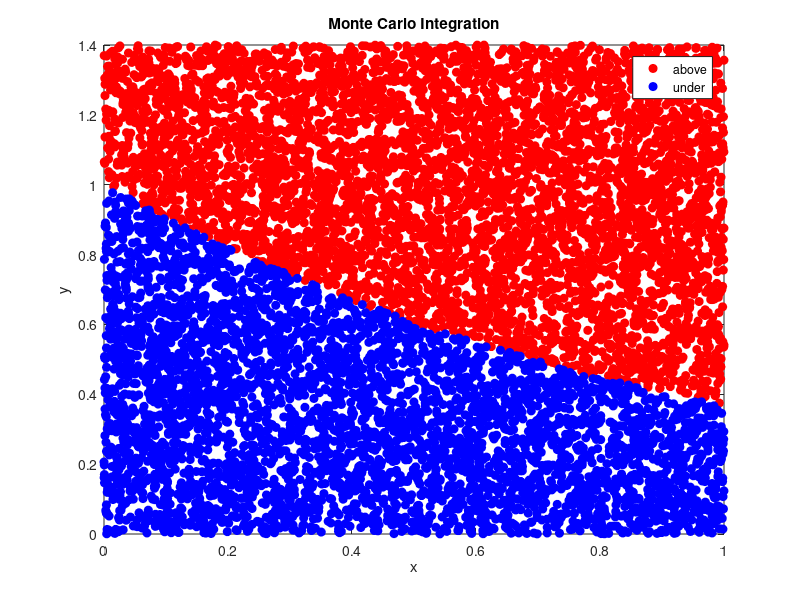

Reproduce this figure in MATLAB.
% MonteCarlo - Integral Calculation
clc, clearvars, close all, format compact

% Equation to integrate over. Integral of this from a to b.
%f = @(x) exp(x).*x.^2.*sqrt(exp(x));
f = @(x) exp(-x);

% Parameters
N = 10000; % number of points to generate randomly
a = 0; % integral lower x limit - manual
b = 1; % integral upper x limit - manual
M = 1.4*max(f(linspace(a,b))); % upper y bound = c*max y_value from equation

% Generate Dots
for i = 1:N
    % generate random pt
    x_val = rand(1)*(b-a) + a;
    y_val = rand(1)*M;
    % compare random against the curve
    fx = f(x_val);
    % logic statement
    if y_val < fx % under the curve - blue
        under(i,1) = x_val;
        under(i,2) = y_val;
    else % above the curve - red
        above(i,1) = x_val;
        above(i,2) = y_val;
    end
end
% Filter out zeros
under2(:,1) = nonzeros(under(:,1));
under2(:,2) = nonzeros(under(:,2));
above2(:,1) = nonzeros(above(:,1));
above2(:,2) = nonzeros(above(:,2));

% Plotting
plot(above2(:,1),above2(:,2),'ro','MarkerFaceColor','r')
hold on
plot(under2(:,1),under2(:,2),'bo','MarkerFaceColor','b')
title('Monte Carlo Integration'), xlabel('x'), ylabel('y')
legend('above','under')
% Integral Calcs
MonteCarlo_Integral = length(under2) / N * (M*(b-a))
MATLAB_Integral = integral(f,a,b)
PercentError = abs(MATLAB_Integral - MonteCarlo_Integral)/MATLAB_Integral * 100